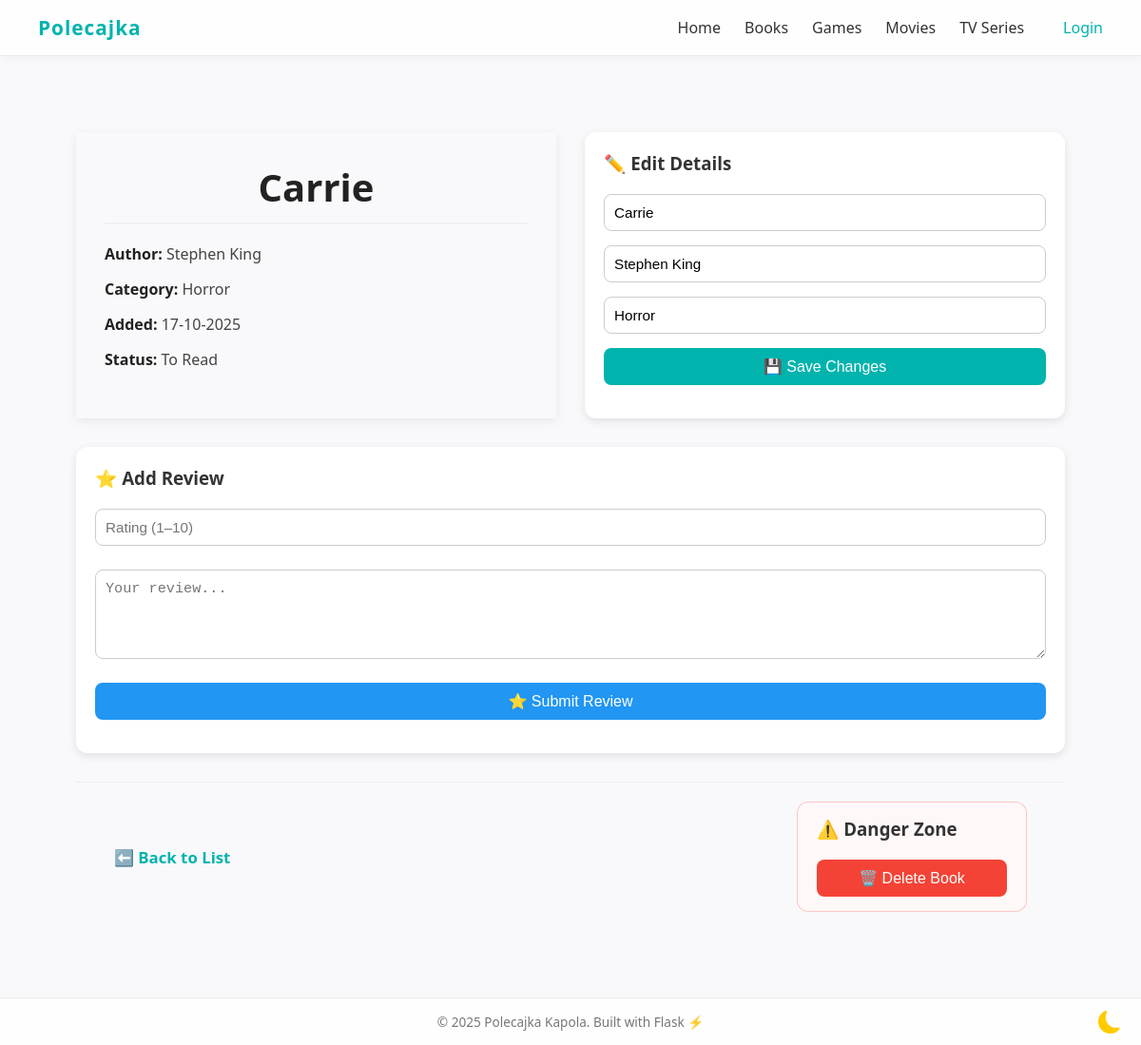
Before: /book/1 with the older database file.
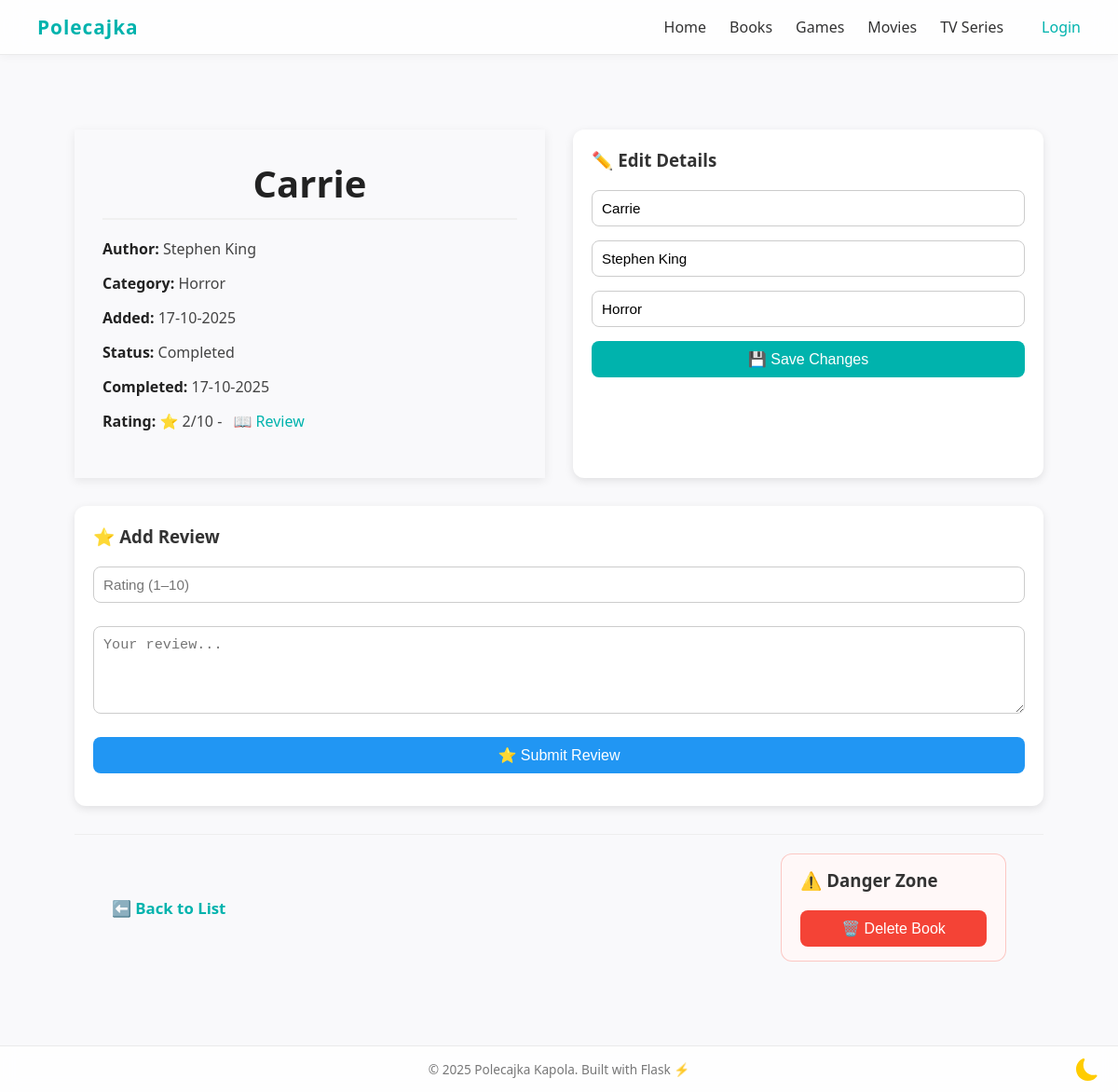
After: the same page with the newer database file.
### tables this page shows
CREATE TABLE books (
            id INTEGER PRIMARY KEY AUTOINCREMENT,
            title TEXT NOT NULL,
            author TEXT,
            category TEXT,
            status TEXT DEFAULT 'To Read',
            date_added TEXT
        );

CREATE TABLE reviews (
            id INTEGER PRIMARY KEY AUTOINCREMENT,
            book_id INTEGER,
            rating INTEGER,
            review TEXT,
            date_finished TEXT,
            FOREIGN KEY(book_id) REFERENCES books(id) ON DELETE CASCADE
        );

### app.py (the view)
@app.route("/book/<int:book_id>")
def book_detail(book_id):
    book = get_book_by_id(book_id)
    return render_template("book.html", book=book)

### app.py (called while the page is built)
def get_book_by_id(book_id):
    conn = get_connection()
    cur = conn.cursor()
    cur.execute("""
        SELECT b.id, b.title, b.author, b.category, b.status, b.date_added,
               r.date_finished, r.rating, r.review
        FROM books b
        LEFT JOIN reviews r ON b.id = r.book_id
        WHERE b.id = ?
    """, (book_id,))
    book = cur.fetchone()
    conn.close()
    return book

### db_init.py (called while the page is built)
def get_connection():
    conn = sqlite3.connect(DB_NAME)
    conn.row_factory = sqlite3.Row
    conn.execute("PRAGMA foreign_keys = ON")
    return conn

### templates/book.html (shortened to what this page needs)
{% extends "base.html" %}
{% block content %}
<div class="book-container">
    <div class="top-section-grid">
        <div class="book-card">
            <h1 class="book-title">{{ book['title'] }}</h1>
            <div class="details-grid">
                <p class="book-meta"><strong>Author:</strong> {{ book['author'] }}</p>
                <p class="book-meta"><strong>Category:</strong> {{ book['category'] }}</p>
                <p class="book-meta"><strong>Added:</strong> {{ book['date_added'] }}</p>
                <p class="book-meta"><strong>Status:</strong> {{ book['status'] }}</p>
                {% if book['status'] == 'Completed' %}
                <p class="book-meta finished"><strong>Completed:</strong> {{ book['date_finished'] }}</p>
                {% endif %}
                {% if book['rating'] %}
                <p class="book-meta rating">
                    <strong>Rating:</strong> ⭐ {{ book['rating'] }}/10
                    {% if book['review'] %}
                    - <span class="review-button" onclick="openReviewModal(event)">📖 Review</span>
                    {% endif %}
                </p>
                {% endif %}
            </div>
        </div>
        <div class="card edit-card">
            <h3>✏️ Edit Details</h3>
            <form action="{{ url_for('edit_book_route', book_id=book['id']) }}" method="POST" class="form">
                <input type="text" name="title" value="{{ book['title'] }}" placeholder="Title">
                <input type="text" name="author" value="{{ book['author'] }}" placeholder="Author">
                <input type="text" name="category" value="{{ book['category'] }}" placeholder="Category">
                <button type="submit" class="btn-primary">💾 Save Changes</button>
            </form>
        </div>
    </div>
    <div class="card review-card">
        <h3>⭐ Add Review</h3>
        <form action="{{ url_for('complete', book_id=book['id']) }}" method="POST" class="form">
            <input type="number" name="rating" min="1" max="10" placeholder="Rating (1–10)" required>
            <textarea name="review" placeholder="Your review..." rows="4" class="resizable-textarea"></textarea>
            <button type="submit" class="btn-secondary">⭐ Submit Review</button>
        </form>
    </div>
    <div class="action-footer">
        <a href="{{ url_for('index') }}" class="back-link">⬅️ Back to List</a>
        <div class="card danger-zone">
            <h3>⚠️ Danger Zone</h3>
            <form id="deleteForm" action="{{ url_for('delete', book_id=book['id']) }}" method="POST">
                <button type="button" class="btn-danger" onclick="confirmDelete('{{ book['title'] }}', '{{ book['author'] }}')">
                    🗑️ Delete Book
                </button>
            </form>
        </div>
    </div>
</div>
{% endblock %}

Changed rows visible on the page:
changed books "Carrie": status "To Read" → "Completed"
added reviews: date_finished "17-10-2025", rating "2"
Other visible differences:
text now shown: "Completed: Rating: ⭐ /10 - 📖 Review"
